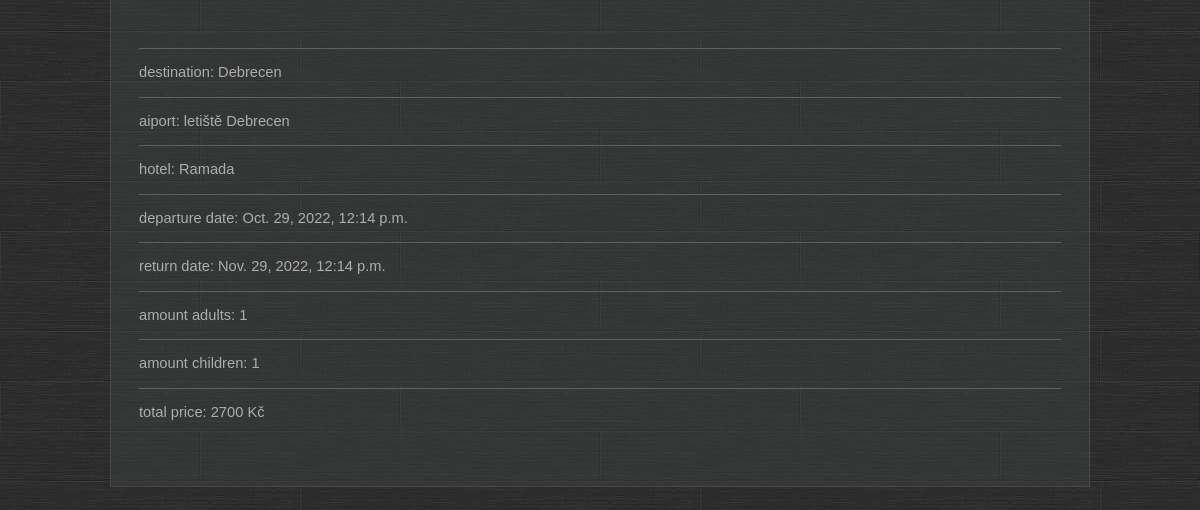
Page /profil/ (signed in, lower part) on the earlier database version.
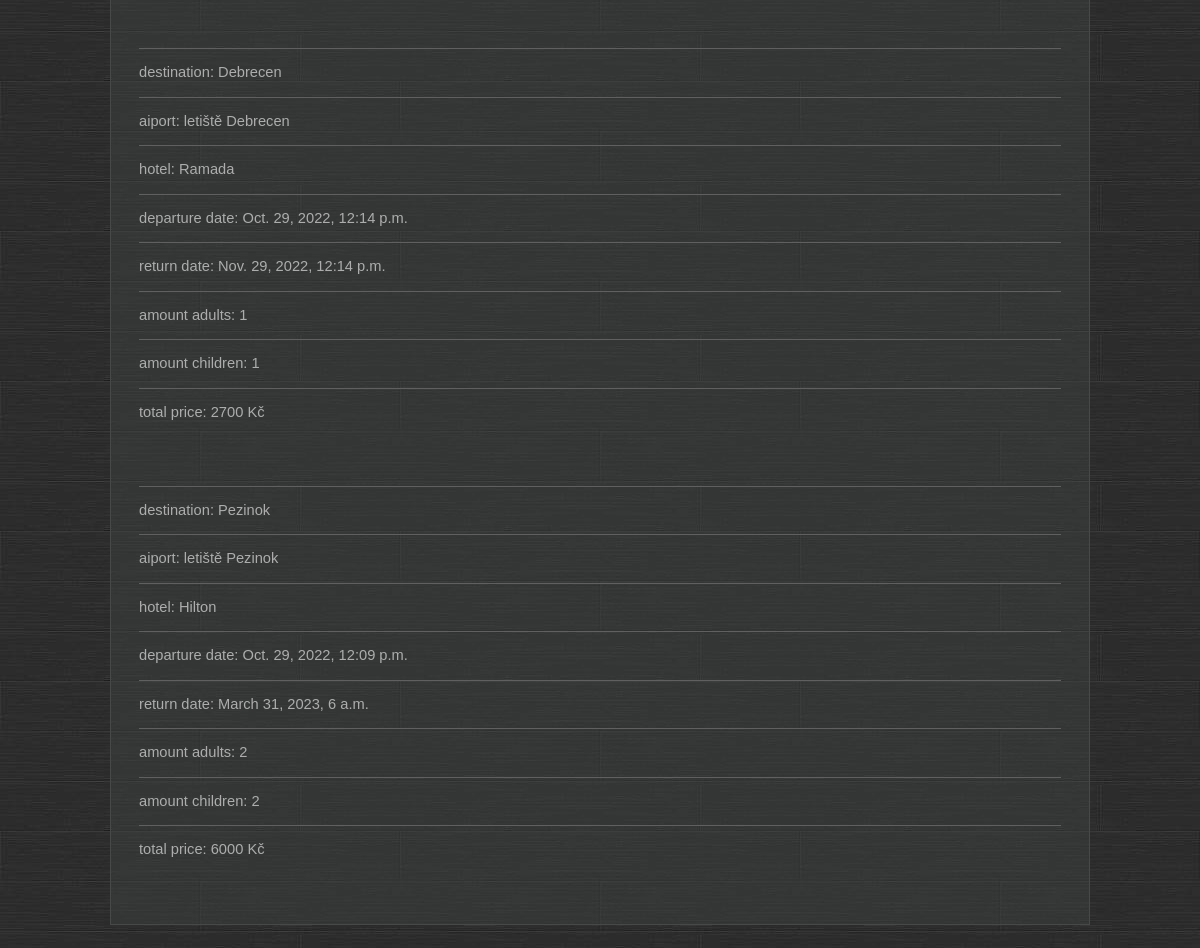
Same page on the later database version.
### places/models.py (models this page shows, shortened)
class Purchase(Model):
    trip = models.ForeignKey(Trip, on_delete=models.CASCADE, related_name="purchases")
    user = models.ForeignKey(get_user_model(), on_delete=models.CASCADE, related_name="purchases")
    amount_adults = models.IntegerField()
    amount_children = models.IntegerField()
    @property
    def total_price(self):
        return (self.amount_adults * self.trip.price_for_an_adult) + (self.amount_children * self.trip.price_for_an_child)

class Trip(Model):
    where_from = models.ForeignKey(City, on_delete=models.CASCADE, related_name="from_destination_trips")
    where_to = models.ForeignKey(City, on_delete=models.CASCADE, related_name="to_destination_trips")
    airport = models.ForeignKey(Airport, on_delete=models.CASCADE, related_name="airport")
    hotel = models.ForeignKey(Hotel, on_delete=models.CASCADE, related_name="hotel")
    departure_date = models.DateTimeField()
    return_date =  models.DateTimeField()
    price_for_an_adult = models.BigIntegerField()
    price_for_an_child = models.BigIntegerField()
    number_of_places_for_adults = models.BigIntegerField()
    number_of_places_for_children = models.BigIntegerField()
    bed_breakfast = 'BB'
    half_board = 'HB'
    full_board = 'FB'
    all_inclusive = "AI"
    TYPE_NAME_CHOICES = [
        (bed_breakfast, 'bed & breakfast'),
        (half_board , ' half board'),
        (full_board, 'full board'),
        (all_inclusive , 'all inclusive')
    ]
    type = models.CharField(choices=TYPE_NAME_CHOICES, max_length=2)

class City(Model):
    name = models.CharField(max_length=50)
    belonging_to_the_country = models.ForeignKey(Country, on_delete=models.CASCADE, related_name="cities")
    def __str__(self):
       return  f" {self.name} "

class Airport(Model):
    name = models.CharField(max_length=50)
    belonging_to_the_city = models.ForeignKey(City, on_delete=models.CASCADE, related_name="airports")
    def __str__(self):
       return  f"{self.name}"

class Hotel(Model):
    name = models.CharField(max_length=50)
    belonging_to_the_city = models.ForeignKey(City, on_delete=models.CASCADE, related_name="hotels")
    stars = models.CharField(max_length=5)
    description = models.CharField(max_length=250)
    def __str__(self):
       return  f" {self.name}"

### places/views.py (the view)
# urls.py: path('profil/', places.views.profil, name='profil')
@login_required
def profil(request):
    return render(request, "places/profil.html")

### places/templates/places/profil.html (shortened to what this page needs)
{% extends 'main.html' %}
{% block content %}
    {% for purchase in user.purchases.all %}
        <ul style="margin-bottom: 50px">
        <li> destination: {{ purchase.trip.where_to}} </li>
        <li> aiport: {{ purchase.trip.airport}} </li>
        <li> hotel: {{ purchase.trip.hotel}} </li>
        <li> departure date: {{ purchase.trip.departure_date}} </li>
        <li> return date: {{ purchase.trip.return_date}} </li>
        <li> amount adults: {{ purchase.amount_adults}} </li>
        <li> amount children: {{ purchase.amount_children}} </li>
        <li> total price: {{ purchase.total_price}} Kč </li>
     </ul>
    {% endfor %}
{% endblock %}

Differences in the rows shown:
added Purchase: trip.where_to "Pezinok", trip.airport "letiště Pezinok", trip.hotel "Hilton", trip.departure_date "Oct. 29, 2022, 12:09 p.m.", trip.return_date "March 31, 2023, 6 a.m.", amount_adults "2", amount_children "2", total_price "6000"
